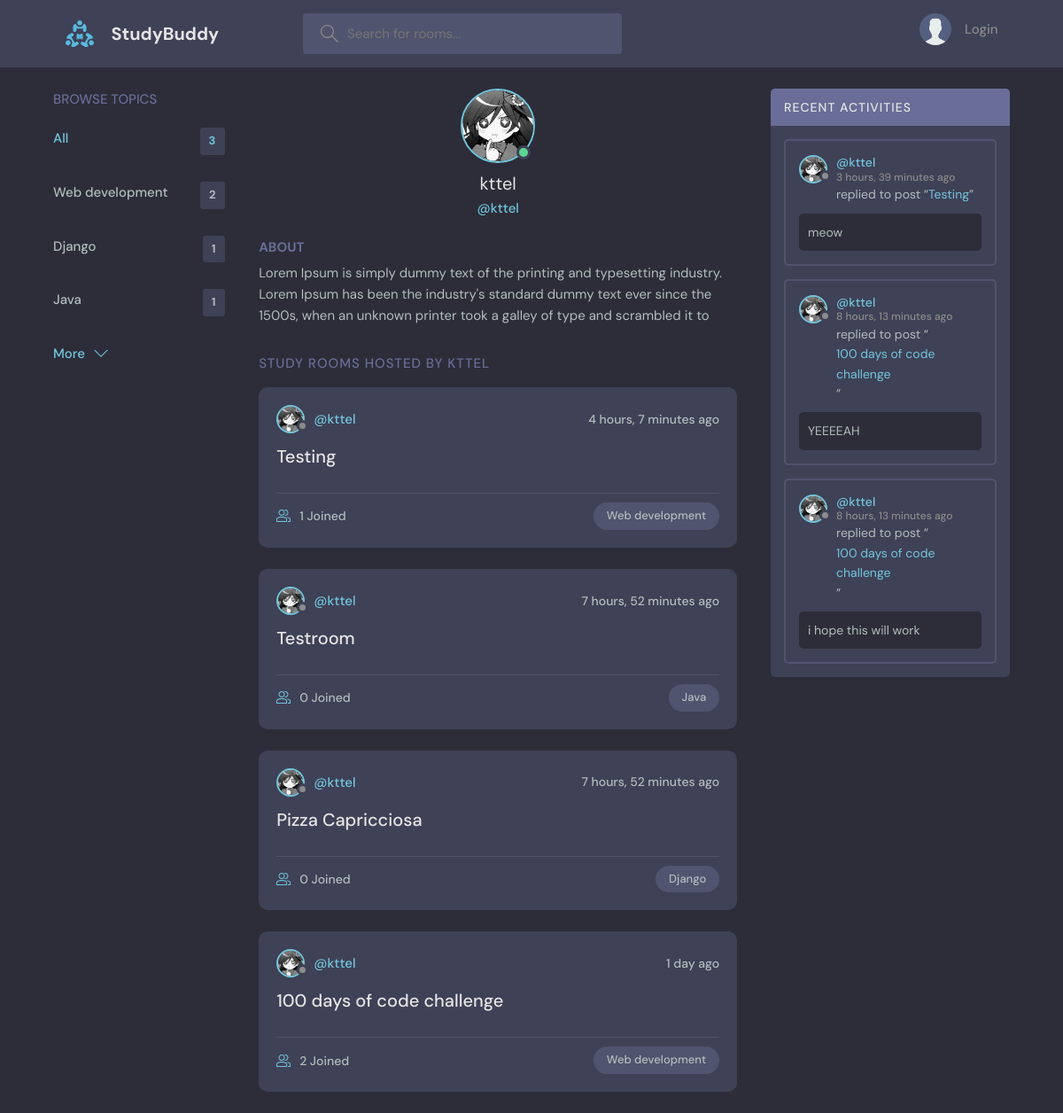
Before: /users/1/ with the older database file.
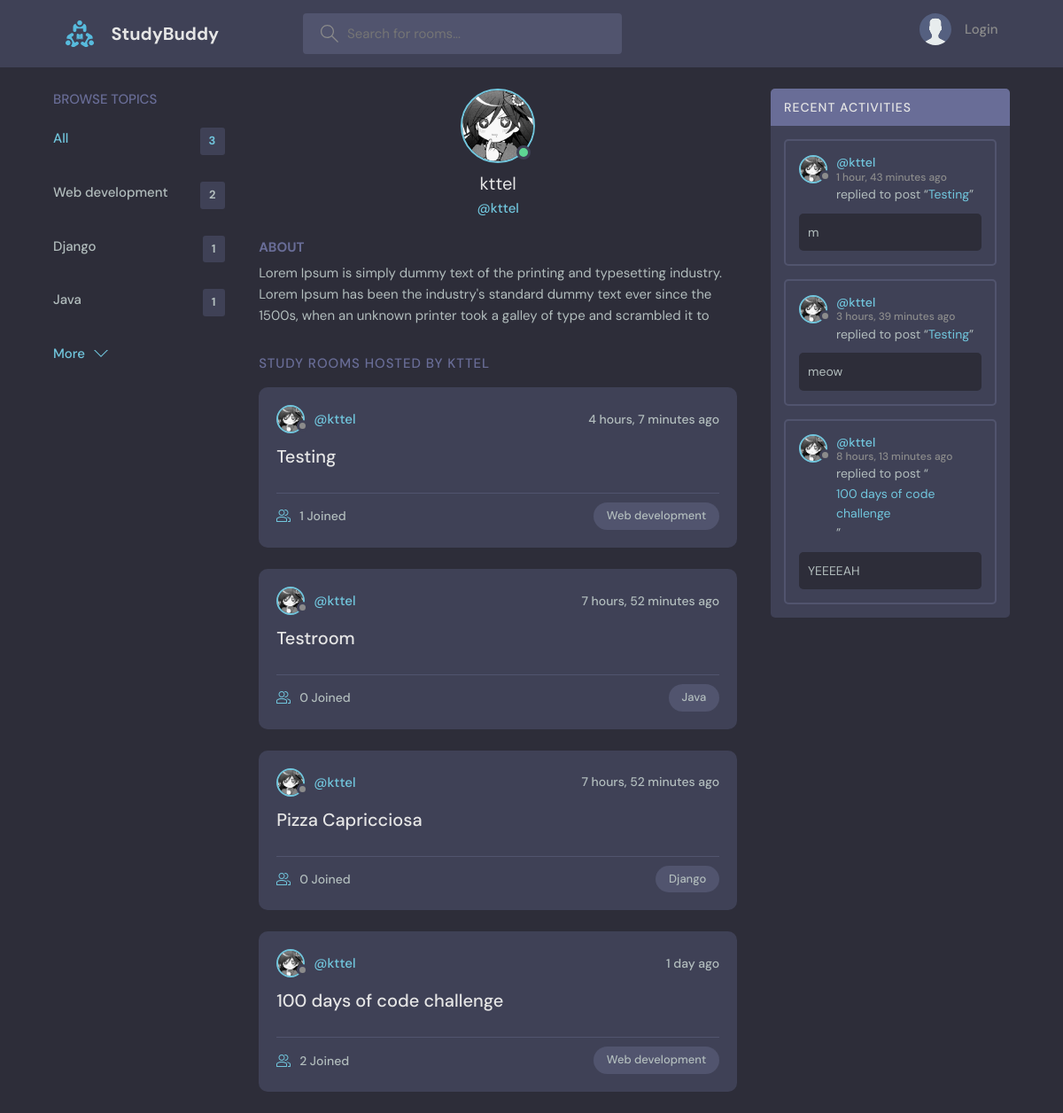
After: the same page with the newer database file.
### base/models.py (models this page shows)
class Topic(models.Model):
    name = models.CharField(max_length=200)
    def __str__(self):
        return self.name

class Room(models.Model):
    host = models.ForeignKey(
        get_user_model(),
        on_delete=models.SET_NULL,
        null=True
    )
    topic = models.ForeignKey(Topic, on_delete=models.SET_NULL, null=True)
    name = models.CharField(max_length=200)
    description = models.TextField(null=True, blank=True)
    participants = models.ManyToManyField(
        get_user_model(),
        related_name='participants',
        blank=True
    )
    updated = models.DateTimeField(auto_now=True)
    created = models.DateTimeField(auto_now_add=True)
    class Meta:
        ordering = ['-created']
    def __str__(self):
        return self.name

class User(AbstractUser):
    name = models.CharField(max_length=200, null=True)
    email = models.EmailField(unique=True, null=True)
    bio = models.TextField(null=True, blank=True)
    avatar = models.ImageField(null=True, default='avatar.svg')
    USERNAME_FIELD = 'email'
    REQUIRED_FIELDS = []
    def __str__(self):
        return self.username

class Message(models.Model):
    user = models.ForeignKey(
        get_user_model(),
        on_delete=models.CASCADE
    )
    room = models.ForeignKey(Room, on_delete=models.CASCADE)
    body = models.TextField()
    updated = models.DateTimeField(auto_now=True)
    created = models.DateTimeField(auto_now_add=True)
    class Meta:
        ordering = ['-created']
    def __str__(self):
        return self.body[:50]

### users/views.py (the view)
# urls.py: path('<str:pk>/', views.ProfileView.as_view(), name='user-profile'),
class ProfileView(generic.DetailView):
    model = get_user_model()
    template_name = 'users/profile.html'
    def get_context_data(self, **kwargs):
        context = super().get_context_data(**kwargs)
        return utils.update_profile_context(context)

### users/utils.py (called while the page is built)
def update_profile_context(context):
    rooms = context['user'].room_set.all()
    room_messages = context['user'].message_set.all()[:3]
    topics = models.Topic.objects.all()[:3]
    context.update({
        'rooms': rooms,
        'room_messages': room_messages,
        'topics': topics,
    })
    return context

### users/templates/users/profile.html (shortened to what this page needs)
{% extends 'main.html' %}
{% block content %}
  <main class="profile-page layout layout--3">
    <div class="container">
      {% include 'components/topics.html' %}
      <div class="roomList">
        <div class="profile">
          <div class="profile__avatar">
            <div class="avatar avatar--large active">
              <img src="{{ user.avatar.url }}" />
            </div>
          </div>
          <div class="profile__info">
            <h3>{{ user }}</h3>
            <p>@{{ user }}</p>
          </div>
          <div class="profile__about">
            <h3>About</h3>
            <p>
              {{ user.bio }}
            </p>
          </div>
        </div>
        <div class="roomList__header">
          <div>
            <h2>Study Rooms Hosted by {{ user }}</a>
            </h2>
          </div>
        </div>
        {% include 'components/feed.html' %}
      </div>
      {% include 'components/activity.html' %}
    </div>
  </main>
{% endblock %}

### templates/components/topics.html
<div class="topics">
    <div class="topics__header">
      <h2>Browse Topics</h2>
    </div>
    <ul class="topics__list">
      <li>
        <a href="{% url 'home' %}" class="active">All <span>{{ topics.count }}</span></a>
      </li>
      {% for topic in topics %}
        <li>
            <a href="{% url 'home' %}?q={{ topic.name }}">{{ topic.name }}<span>{{ topic.room_set.all.count }}</span></a>
        </li>
      {% endfor %}
    </ul>
    <a class="btn btn--link" href="{% url 'topics' %}">
      More
      <svg version="1.1" xmlns="http://www.w3.org/2000/svg" width="32" height="32" viewBox="0 0 32 32">
        <title>chevron-down</title>
        <path d="M16 21l-13-13h-3l16 16 16-16h-3l-13 13z"></path>
      </svg>
    </a>
  </div>

### templates/components/feed.html (shortened to what this page needs)
{% for room in rooms %}
<div class="roomListRoom">
    <div class="roomListRoom__header">
      <a href="{% url 'user-profile' room.host.id %}" class="roomListRoom__author">
        <div class="avatar avatar--small">
          <img src="{{ room.host.avatar.url }}" />
        </div>
        <span>@{{ room.host }}</span>
      </a>
      <div class="roomListRoom__actions">
        <span>{{ room.created|timesince}} ago</span>
      </div>
    </div>
    <div class="roomListRoom__content">
      <a href="{% url 'room' room.id %}">{{ room.name }}</a>
    </div>
    <div class="roomListRoom__meta">
      <a href="{% url 'room' room.id %}" class="roomListRoom__joined">
        {{ room.participants.all.count }} Joined
      </a>
      <p class="roomListRoom__topic">{{ room.topic }}</p>
    </div>
  </div>
{% endfor %}

### templates/components/activity.html (shortened to what this page needs)
<div class="activities">
    <div class="activities__header">
      <h2>Recent Activities</h2>
    </div>
    {% for message in room_messages %}
    <div class="activities__box">
      <div class="activities__boxHeader roomListRoom__header">
        <a href="{% url 'user-profile' message.user.id %}" class="roomListRoom__author">
          <div class="avatar avatar--small">
            <img src="{{ message.user.avatar.url }}" />
          </div>
          <p>
            @{{ message.user }}
            <span>{{ message.created|timesince }} ago</span>
          </p>
        </a>
      </div>
      <div class="activities__boxContent">
        <p>replied to post “<a href="{% url 'room' message.room.id %}">{{ message.room }}</a>”</p>
        <div class="activities__boxRoomContent">
            {{ message }}
        </div>
      </div>
    </div>
    {% endfor %}
  </div>

Changed rows visible on the page:
no longer on this page (row unchanged): Message: user.avatar (picture), user "kttel", created "8 hours, 13 minutes", room "100 days of code challenge", body "i hope this will work"
added Message: user.avatar (picture), user "kttel", created "1 hour, 43 minutes", room "Testing", body "m"
